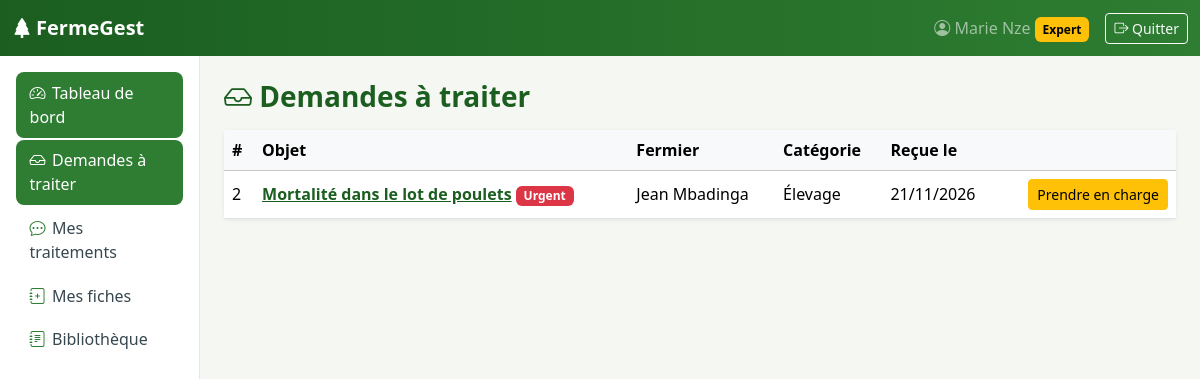
Page /conseils/expert/a-traiter/ (signed in) on the committed database.
### conseils/models.py (models this page shows, shortened)
class DemandeConseil(models.Model):
    class Categorie(models.TextChoices):
        CULTURE = "CULTURE", "Culture / agronomie"
        ELEVAGE = "ELEVAGE", "Élevage"
        SOL = "SOL", "Sol et fertilisation"
        MALADIE = "MALADIE", "Maladie / ravageur"
        GESTION = "GESTION", "Gestion de l'exploitation"
        AUTRE = "AUTRE", "Autre"
    class Statut(models.TextChoices):
        OUVERTE = "OUVERTE", "Ouverte"
        PRISE_EN_CHARGE = "PRISE_EN_CHARGE", "Prise en charge"
        REPONDUE = "REPONDUE", "Répondue"
        CLOTUREE = "CLOTUREE", "Clôturée"
    class Urgence(models.TextChoices):
        NORMALE = "NORMALE", "Normale"
        URGENTE = "URGENTE", "Urgente"
    fermier = models.ForeignKey(settings.AUTH_USER_MODEL, on_delete=models.CASCADE,
                                related_name="demandes_emises")
    expert = models.ForeignKey(settings.AUTH_USER_MODEL, null=True, blank=True,
                               on_delete=models.SET_NULL, related_name="demandes_traitees")
    titre = models.CharField("Objet", max_length=150)
    categorie = models.CharField("Catégorie", max_length=10, choices=Categorie.choices)
    urgence = models.CharField("Urgence", max_length=8, choices=Urgence.choices,
                               default=Urgence.NORMALE)
    description = models.TextField("Description du problème")
    culture = models.ForeignKey(Culture, null=True, blank=True, on_delete=models.SET_NULL,
                                verbose_name="Culture concernée")
    troupeau = models.ForeignKey(Troupeau, null=True, blank=True, on_delete=models.SET_NULL,
                                 verbose_name="Troupeau concerné")
    photo = models.ImageField("Photo (facultatif)", upload_to="demandes/", blank=True)
    statut = models.CharField("Statut", max_length=16, choices=Statut.choices,
                              default=Statut.OUVERTE)
    date_creation = models.DateTimeField(auto_now_add=True)
    date_maj = models.DateTimeField(auto_now=True)
    class Meta:
        ordering = ["-date_creation"]
        verbose_name = "Demande de conseil"
        verbose_name_plural = "Demandes de conseil"
    def get_absolute_url(self):
        return reverse("conseils:demande_detail", args=[self.pk])

### conseils/views.py (the view)
# urls.py: path("expert/a-traiter/", views.DemandesOuvertesView.as_view(), name="demandes_ouvertes"),
class DemandesOuvertesView(ExpertRequisMixin, ListView):
    template_name = "conseils/demandes_ouvertes.html"
    context_object_name = "demandes"
    paginate_by = 12
    def get_queryset(self):
        return DemandeConseil.objects.filter(statut=Statut.OUVERTE).select_related(
            "fermier").order_by("-urgence", "date_creation")

### comptes/context_processors.py (called while the page is built)
def navigation(request):
    user = request.user
    role, menu = None, []
    if user.is_authenticated:
        profil = getattr(user, "profil", None)
        if user.is_staff:
            role = "ADMIN"
        elif profil:
            role = profil.role
            modele = MENU_FERMIER if profil.est_fermier else MENU_EXPERT
            for libelle, nom_url, icone in modele:
                url = reverse(nom_url)
                actif = request.path == url or (
                    url.count("/") > 2 and request.path.startswith(url))
                menu.append({"libelle": libelle, "url": url, "icone": icone, "actif": actif})
    return {"role_courant": role, "menu": menu}

### comptes/models.py (called while the page is built)
    @property
    def est_fermier(self):
        return self.role == self.Role.FERMIER

### comptes/permissions.py (called while the page is built)
    def test_func(self):
        user = self.request.user
        profil = getattr(user, "profil", None)
        return bool(profil and profil.est_valide and profil.role == self.role_requis)

### templates/conseils/demandes_ouvertes.html
{% extends "base.html" %}{% block titre %}Demandes à traiter{% endblock %}
{% block contenu %}
<h1 class="page-titre h3 mb-3"><i class="bi bi-inbox"></i> Demandes à traiter</h1>
<div class="card"><div class="table-responsive"><table class="table table-hover align-middle mb-0">
  <thead class="table-light"><tr><th>#</th><th>Objet</th><th>Fermier</th><th>Catégorie</th><th>Reçue le</th><th></th></tr></thead>
  {% for d in demandes %}<tr>
    <td>{{ d.pk }}</td><td><a class="fw-semibold" href="{{ d.get_absolute_url }}">{{ d.titre }}</a> {% if d.urgence == 'URGENTE' %}<span class="badge text-bg-danger">Urgent</span>{% endif %}</td>
    <td>{{ d.fermier.get_full_name|default:d.fermier.username }}</td><td>{{ d.get_categorie_display }}</td><td>{{ d.date_creation|date:"d/m/Y" }}</td>
    <td class="text-end"><form method="post" action="{% url 'conseils:demande_prendre' d.pk %}">{% csrf_token %}<button class="btn btn-sm btn-warning">Prendre en charge</button></form></td></tr>
  {% empty %}<tr><td colspan="6" class="text-center text-muted py-5">Aucune demande en attente.</td></tr>{% endfor %}
</table></div></div>
{% endblock %}

### templates/base.html (shortened to what this page needs)
{% load static %}<!DOCTYPE html>
<html lang="fr">
<head>
  <link rel="stylesheet" href="{% static 'vendor/bootstrap/bootstrap.min.css' %}">
  <link rel="stylesheet" href="{% static 'vendor/bootstrap-icons/bootstrap-icons.min.css' %}">
  <link rel="stylesheet" href="{% static 'css/app.css' %}">
</head>
<body>
<nav class="navbar navbar-dark navbar-ferme navbar-expand sticky-top">
  <div class="container-fluid">
    <a class="navbar-brand fw-bold" href="{% url 'comptes:accueil' %}"><i class="bi bi-tree-fill me-1"></i>FermeGest</a>
    <ul class="navbar-nav ms-auto align-items-center">
      {% if user.is_authenticated %}
        <li class="nav-item"><a class="nav-link" href="{% url 'comptes:profil' %}"><i class="bi bi-person-circle"></i><span class="d-none d-md-inline"> {{ user.get_full_name|default:user.username }}</span>
          {% if role_courant == 'EXPERT' %}<span class="badge text-bg-warning d-none d-sm-inline">Expert</span>{% elif role_courant == 'FERMIER' %}<span class="badge text-bg-light d-none d-sm-inline">Fermier</span>{% endif %}</a></li>
        <li class="nav-item">
          <form method="post" action="{% url 'comptes:deconnexion' %}" class="d-inline">{% csrf_token %}
            <button class="btn btn-sm btn-outline-light ms-2"><i class="bi bi-box-arrow-right"></i><span class="d-none d-md-inline"> Quitter</span></button>
          </form>
        </li>
      {% endif %}
    </ul>
  </div>
</nav>
<div class="container-fluid">
  <div class="row">
    {% if menu %}
    <aside class="col-md-3 col-lg-2 sidebar p-3 d-none d-md-block">
      <ul class="nav flex-column">
        {% for item in menu %}
        <li class="nav-item"><a class="nav-link {% if item.actif %}active{% endif %}" href="{{ item.url }}"><i class="bi {{ item.icone }}"></i>{{ item.libelle }}</a></li>
        {% endfor %}
      </ul>
    </aside>
    {% endif %}
    <main class="col p-4">
      {% block contenu %}{% endblock %}
    </main>
  </div>
</div>
</body>
</html>

### static/css/app.css (style rules this page uses)
:root { --fg-green:#2e7d32; --fg-green-dark:#1b5e20; --fg-soil:#6d4c41; --fg-bg:#f4f7f2; }
body { background: var(--fg-bg); }
.navbar-ferme { background: linear-gradient(90deg, var(--fg-green-dark), var(--fg-green)); }
.sidebar { min-height: calc(100vh - 56px); background:#fff; border-right:1px solid #e3e8e0; }
.sidebar .nav-link { color:#37474f; border-radius:.5rem; padding:.55rem .85rem; margin-bottom:2px; }
.sidebar .nav-link i { width:1.4rem; display:inline-block; color:var(--fg-green); }
.sidebar .nav-link.active { background:var(--fg-green); color:#fff; }
.sidebar .nav-link.active i { color:#fff; }
.card { border:0; box-shadow:0 1px 4px rgba(0,0,0,.08); }
a { color:var(--fg-green-dark); }
.page-titre { color:var(--fg-green-dark); font-weight:700; }

### rows in the picture
DemandeConseil: pk "2", titre "Mortalité dans le lot de poulets", urgence "Urgent", fermier.get_full_name "Jean Mbadinga", categorie "Élevage", date_creation "21/11/2026"

### other values in the picture
{{ user.get_full_name|default:user.username }} "Marie Nze"
{{ item.libelle }} "Tableau de bord" "Demandes à traiter" "Mes traitements" "Mes fiches" "Bibliothèque"
